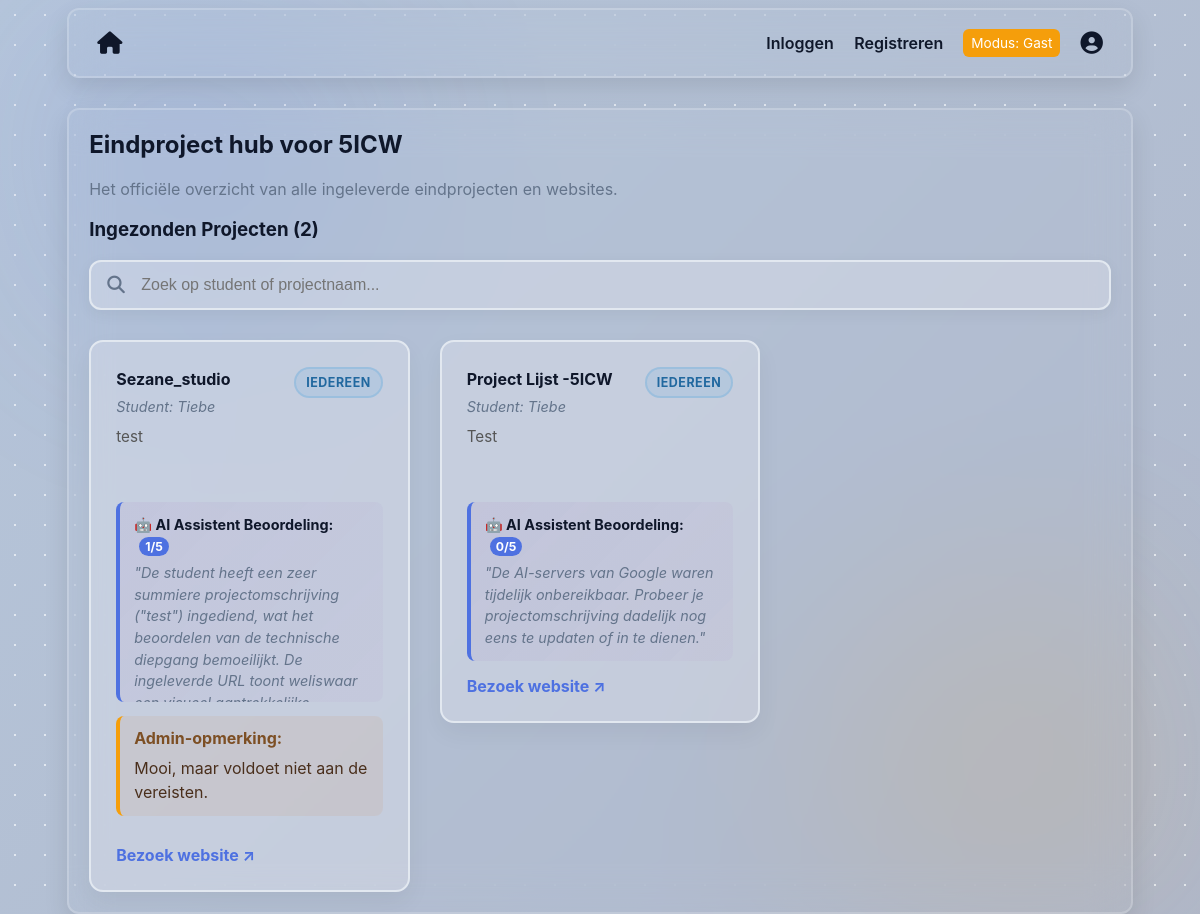
The app's page /, older data.
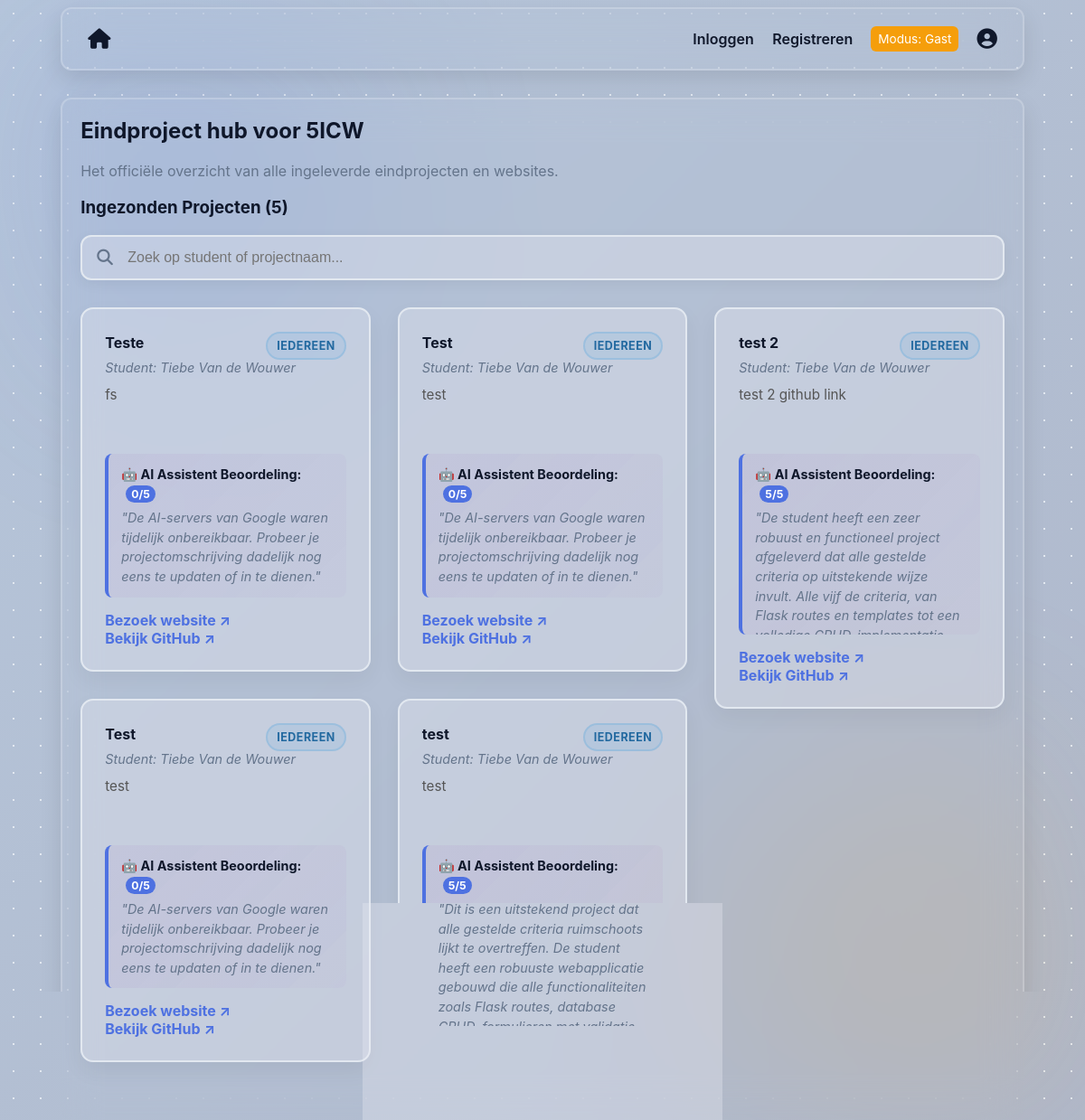
The same page, newer data.
### tables this page shows
CREATE TABLE projects (
            id INTEGER PRIMARY KEY AUTOINCREMENT,
            title TEXT NOT NULL,
            description TEXT NOT NULL,
            link TEXT,
            user_id INTEGER NOT NULL, admin_comment TEXT, visibility TEXT DEFAULT 'public', ai_score INTEGER, ai_feedback TEXT, github_link TEXT, -- HIERMEE KOPPELEN WE HET PROJECT AAN EEN GEBRUIKER
            FOREIGN KEY (user_id) REFERENCES users (id) ON DELETE CASCADE
        );

CREATE TABLE users (
            id INTEGER PRIMARY KEY AUTOINCREMENT,
            name TEXT NOT NULL,
            email TEXT UNIQUE NOT NULL,
            password_hash TEXT NOT NULL,
            verified INTEGER DEFAULT 0,
            role TEXT DEFAULT 'user'  -- HIERMEE HOUDEN WE DE ROL BIJ
        );

### app.py (the view, shortened to what this page needs)
@app.route('/')
def index():
    conn = get_db_connection()
    db = conn.cursor()
    if session.get('user_role') == 'admin':
        projecten = db.execute('''
            SELECT projects.*, users.name AS creator_name
            FROM projects
            JOIN users ON projects.user_id = users.id
        ''').fetchall()
    else:
        projecten = db.execute('''
            SELECT projects.*, users.name AS creator_name
            FROM projects
            JOIN users ON projects.user_id = users.id
            WHERE COALESCE(visibility, 'public') = 'public'
        ''').fetchall()
    conn.close()
    if 'user_name' in session:
        current_user = session['user_name']
        is_guest = False
    else:
        current_user = "Gast"
        is_guest = True
    return render_template('index.html', username=current_user, is_guest=is_guest, projecten=projecten)

### app.py (called while the page is built)
def get_db_connection():
    conn = sqlite3.connect('registrants.db')
    conn.row_factory = sqlite3.Row
    return conn

@app.context_processor
def inject_theme():
    theme = session.get('theme', 'light')
    if theme not in ['light', 'dark', 'ocean', 'dark-neon', 'soft-nature', 'sunset', 'frosted-ice', 'retro-gaming', 'coffee', 'cyberpunk']:
        theme = 'light'
    return {'theme_class': theme}

@app.context_processor
def inject_gravatar():
    email = session.get('user_email', '')
    if email:
        clean_email = email.strip().lower()
        gravatar_hash = hashlib.md5(clean_email.encode('utf-8')).hexdigest()
        avatar_url = f"https://www.gravatar.com/avatar/{gravatar_hash}?s=150&d=mp"
    else:
        avatar_url = "https://www.gravatar.com/avatar/00000000000000000000000000000000?d=mp&f=y"
    return {'user_avatar': avatar_url}

### templates/index.html (shortened to what this page needs)
{% extends "layout.html" %}
{% block content %}
    <h2>Eindproject hub voor 5ICW</h2>
    <p class="muted">Het officiële overzicht van alle ingeleverde eindprojecten en websites.</p>
    <h3>Ingezonden Projecten ({{ projecten | length }})</h3>
    {% if projecten %}
        <div class="search-container">
            <i class="fa-solid fa-magnifying-glass search-icon"></i>
            <input type="text" id="project-search" class="search-input" placeholder="Zoek op student of projectnaam...">
        </div>
        <div class="projects-grid">
            {% for project in projecten %}
            <div class="project-card">
                    <div>
                        <div class="project-card-header">
                            <h4>{{ project['title'] }}</h4>
                            <span class="project-visibility-pill {{ 'visibility-admin' if (project['visibility'] or 'public') == 'admin' else 'visibility-public' }}">
                                {% if (project['visibility'] or 'public') == 'admin' %}Alleen admin{% else %}Iedereen{% endif %}
                            </span>
                        </div>
                        <p class="project-meta">Student: {{ project['creator_name'] }}</p>
                        <p class="project-desc">{{ project['description'] }}</p>
                        <div class="Ai-feedback">
                            <strong style="color: var(--text);">🤖 AI Assistent Beoordeling:</strong>
                            <span class="ai-score-value" style="background: var(--primary); color: white; padding: 2px 6px; border-radius: 10px; font-size: 0.85em; font-weight: bold; margin-left: 5px;">
                                {{ project['ai_score'] }}/5
                            </span>
                            <p class="ai-feedback-text" style="margin: 5px 0 0 0; font-style: italic; color: var(--muted);">
                                    "{{ project['ai_feedback'] }}"
                            </p>
                        </div>
                        {% if project['admin_comment'] %}
                            <div class="project-admin-comment">
                                <strong>Admin-opmerking:</strong>
                                <p>{{ project['admin_comment'] }}</p>
                            </div>
                        {% endif %}
                    </div>
                    <div class="project-actions">
                        <div class="project-links">
                            {% if project['link'] %}
                                <a href="{{ project['link'] }}" target="_blank" class="link-primary">Bezoek website ↗</a>
                            {% endif %}
                            <br>
                            {% if project['github_link'] %}
                                <a href="{{ project['github_link'] }}" target="_blank" class="link-primary">Bekijk GitHub ↗</a>
                            {% endif %}
                        </div>
                    </div>
                </div>
            {% endfor %}
        </div>
    {% else %}
        <p class="muted italic">Er zijn momenteel nog geen eindprojecten ingeleverd door de leerlingen.</p>
    {% endif %}
{% endblock %}

Row changes from the older to the newer data that the page shows:
removed projects: title "Sezane_studio", visibility "IEDEREEN", creator_name "Tiebe", description "test", ai_score "1", ai_feedback "De student heeft een zeer summiere projectomschrijving (\"test\") ingediend, wat het beoordelen van de technische diepgang bemoeilijkt. De ingeleverde URL toont weliswaar…", admin_comment "Mooi, maar voldoet niet aan de vereisten."
removed projects: title "Project Lijst -5ICW", visibility "IEDEREEN", creator_name "Tiebe", description "Test", ai_score "0", ai_feedback "De AI-servers van Google waren tijdelijk onbereikbaar. Probeer je projectomschrijving dadelijk nog eens te updaten of in te dienen."
added projects: title "Teste", visibility "IEDEREEN", creator_name "Tiebe Van de Wouwer", description "fs", ai_score "0", ai_feedback "De AI-servers van Google waren tijdelijk onbereikbaar. Probeer je projectomschrijving dadelijk nog eens te updaten of in te dienen."
added projects: title "Test", visibility "IEDEREEN", creator_name "Tiebe Van de Wouwer", description "test", ai_score "0", ai_feedback "De AI-servers van Google waren tijdelijk onbereikbaar. Probeer je projectomschrijving dadelijk nog eens te updaten of in te dienen."
added projects: title "Test", visibility "IEDEREEN", creator_name "Tiebe Van de Wouwer", description "test", ai_score "0", ai_feedback "De AI-servers van Google waren tijdelijk onbereikbaar. Probeer je projectomschrijving dadelijk nog eens te updaten of in te dienen."
added projects: title "test", visibility "IEDEREEN", creator_name "Tiebe Van de Wouwer", description "test", ai_score "5", ai_feedback "Dit is een uitstekend project dat alle gestelde criteria ruimschoots lijkt te overtreffen. De student heeft een robuuste webapplicatie gebouwd die alle functionaliteiten zoals Flask routes, database…"
added projects: title "test 2", visibility "IEDEREEN", creator_name "Tiebe Van de Wouwer", description "test 2 github link", ai_score "5", ai_feedback "De student heeft een zeer robuust en functioneel project afgeleverd dat alle gestelde criteria op uitstekende wijze invult. Alle vijf de criteria, van Flask routes en templates tot een…"
Text that changed along with them:
{{ projecten | length }}: "2" → "5"
